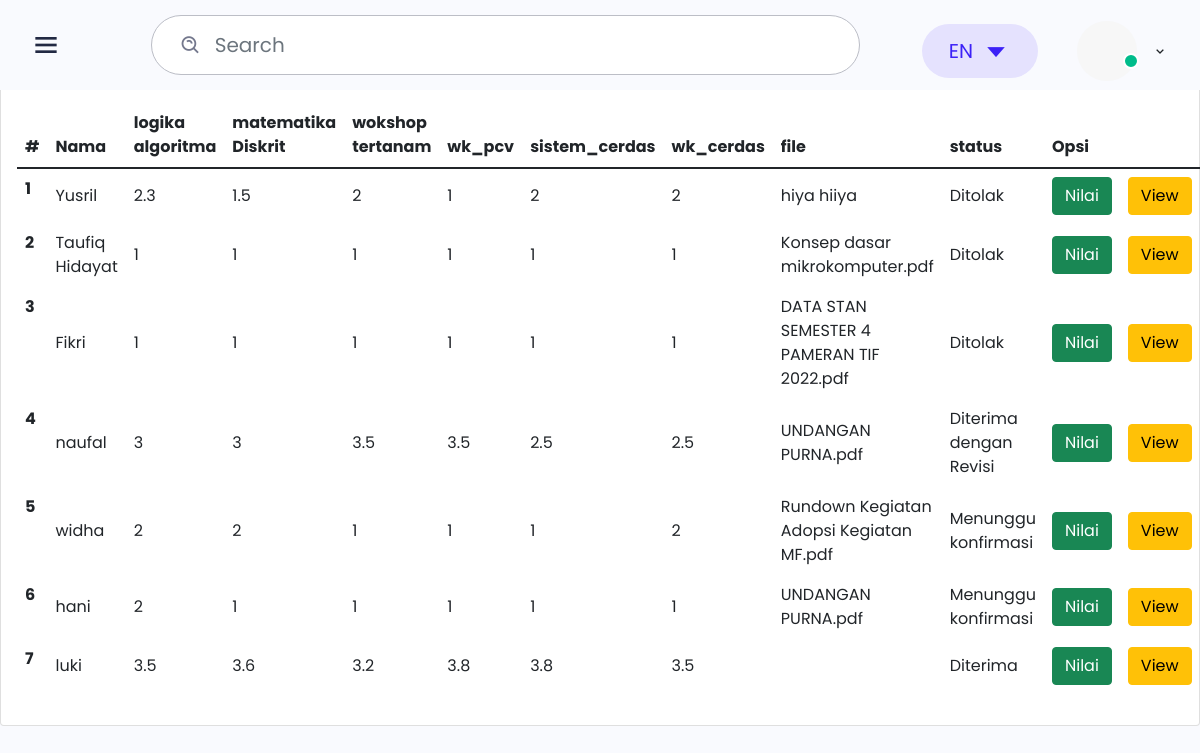
The page /protend/penilaian.php (signed in) on the database its author committed.
### tables this page shows
CREATE TABLE `mahasiswa` (
  `id_mahasiswa` int(11) NOT NULL,
  `id_matkul` int(11) DEFAULT NULL,
  `nama` varchar(100) NOT NULL,
  `username` varchar(100) NOT NULL,
  `password` varchar(100) NOT NULL,
  `level` varchar(20) NOT NULL
);

CREATE TABLE `mata_kuliah` (
  `id_matkul` int(11) NOT NULL,
  `logika_algoritma` float NOT NULL,
  `matematika_Diskrit` float NOT NULL,
  `wk_sistemtertanam` float NOT NULL,
  `wk_pcv` float NOT NULL,
  `sistem_cerdas` float NOT NULL,
  `wk_sistem_cerdas` float NOT NULL,
  `name` text NOT NULL,
  `file` varchar(50) NOT NULL,
  `id_status` int(3) NOT NULL DEFAULT '0',
  `id_nilai_skripsi` int(3) NOT NULL DEFAULT '0'
);

### protend/penilaian.php (the view, shortened to what this page needs)
<?php
function Status($id_status)
{
    if($id_status == 1 ){
        $hasil = 'Diterima';
    } else if($id_status == 2 ) {
        $hasil = 'Diterima dengan Revisi';
    } else if ($id_status == 3) {
        $hasil = 'Ditolak';
    }
    else if ($id_status == 0){
        $hasil = 'Menunggu konfirmasi';
    }
    return $hasil;
}
?>
<!DOCTYPE html>
<html lang="en">
<head>
    <link href='https://unpkg.com/boxicons@2.0.7/css/boxicons.min.css' rel='stylesheet'>
    <link rel="stylesheet" href="css/icons.min.css">
    <link rel="stylesheet" href="./css/bootstrap.min.css">
    <link rel="stylesheet" href="./css/grid.css">
    <link rel="stylesheet" href="./css/style.css">
    <link rel="stylesheet" href="./css/responsive.css">
</head>
<body class="sidebar-expand">
    <div class="main-header">
        <div class="d-flex">
            <div class="mobile-toggle" id="mobile-toggle">
                <i class='bx bx-menu'></i>
            </div>
        </div>
        <div class="d-flex align-items-center">
            <form class="app-search d-none d-lg-block">
                <div class="position-relative">
                    <input type="text" class="form-control" placeholder="Search">
                    <span class="bx bx-search-alt"></span>
                </div>
            </form>
            <div class="dropdown d-inline-block">
                <button type="button" class="btn header-item" data-bs-toggle="dropdown" aria-haspopup="true" aria-expanded="false">
                        <span class="btn dropdown-toggle" id="header-lang-img">
                            EN
                            <i class='bx bx-caret-down'></i>
                        </span>
                    </button>
            </div>
            <div class="dropdown d-inline-block mt-12">
                <button type="button" class="btn header-item waves-effect" id="page-header-user-dropdown" data-bs-toggle="dropdown" aria-haspopup="true" aria-expanded="false">
                        <img class="rounded-circle header-profile-user" src="./images/profile/profile.png"
                            alt="Header Avatar">
                        <span class="pulse-css"></span>
                        <i class='bx bx-chevron-down'></i>
                    </button>
            </div>
        </div>
    </div>
    <div class="main">
<h1>Tegar karunia ilham</h1>
    <div class="card">
            <div class="card-title mb-0 fs-22">
            </div>
            <div class="card-body">
                <table class="table">
                    <thead>
                        <tr>
                            <th scope="col">#</th>
                            <th scope="col">Nama</th>
                            <th scope="col">logika algoritma</th>
                            <th scope="col">matematika Diskrit</th>
                            <th scope="col">wokshop tertanam</th>
                            <th scope="col">wk_pcv</th>
                            <th scope="col">sistem_cerdas</th>
                            <th scope="col">wk_cerdas</th>
                            <th scope="col">file</th>
                            <th scope="col">status</th>
                            <th scope="col">Opsi</th>
                        </tr>
                    </thead>
                    <tbody>
                        <?php
                        include 'koneksi.php';
                        $sql2   = "SELECT * FROM mata_kuliah INNER JOIN mahasiswa ON mahasiswa.id_matkul = mata_kuliah.id_matkul";
                        $q2     = mysqli_query($koneksi, $sql2);
                        $urut   = 1;
                        while ($r2 = mysqli_fetch_array($q2)) {
                            $nama         = $r2['nama'];
                            $logika_algoritma        = $r2['logika_algoritma'];
                            $matematika_Diskrit       = $r2['matematika_Diskrit'];
                            $wk_sistemtertanam     = $r2['wk_sistemtertanam'];
                            $wk_pcv   = $r2['wk_pcv'];
                            $sistem_cerdas     = $r2['sistem_cerdas'];
                            $wk_sistem_cerdas  = $r2['wk_sistem_cerdas'];
                            $file     = $r2['file'];
                            $id_status     = $r2['id_status'];
                        ?>
                            <tr>
                                <th scope="row"><?php echo $urut++ ?></th>
                                <td scope="row"><?php echo $nama ?></td>
                                <td scope="row"><?php echo $logika_algoritma ?></td>
                                <td scope="row"><?php echo $matematika_Diskrit ?></td>
                                <td scope="row"><?php echo $wk_sistemtertanam ?></td>
                                <td scope="row"><?php echo $wk_pcv ?></td>
                                <td scope="row"><?php echo $sistem_cerdas ?></td>
                                <td scope="row"><?php echo $wk_sistem_cerdas ?></td>
                                <td scope="row"><?php echo $file ?></td>
                                <td scope="row"><?php echo Status($id_status) ?></td>
                                <td><a href="dosen_nilai.php?id_mahasiswa=<?= $r2['id_mahasiswa']?>" class="btn btn-success" title="View File"style="box-shadow: 8px ">Nilai</a></td>
                                <td><a href="document.php?Url=<?php echo 'Document/'. $r2['file'];?>" class="btn btn-warning" title="View File"style="box-shadow: 8px ">View</a></td>
                            </tr>
                        <?php
                        }
                        ?>
                    </tbody>
                </table>
            </div>
        </div>
    </div>
</body>
</html>

### protend/css/responsive.css (style rules this page uses)
@media only screen and (max-width: 1200px) { .main-header { height: 90px; padding-left: 30px; } }

### rows shown on the page
mahasiswa: nama "Yusril", id_matkul.logika_algoritma "2.3", id_matkul.matematika_Diskrit "1.5", id_matkul.wk_sistemtertanam "2", id_matkul.wk_pcv "1", id_matkul.sistem_cerdas "2", id_matkul.wk_sistem_cerdas "2", id_matkul.file "hiya hiiya", id_matkul.id_status "Ditolak"
mahasiswa: nama "Taufiq Hidayat", id_matkul.logika_algoritma "1", id_matkul.matematika_Diskrit "1", id_matkul.wk_sistemtertanam "1", id_matkul.wk_pcv "1", id_matkul.sistem_cerdas "1", id_matkul.wk_sistem_cerdas "1", id_matkul.file "Konsep dasar mikrokomputer.pdf", id_matkul.id_status "Ditolak"
mahasiswa: nama "Fikri", id_matkul.logika_algoritma "1", id_matkul.matematika_Diskrit "1", id_matkul.wk_sistemtertanam "1", id_matkul.wk_pcv "1", id_matkul.sistem_cerdas "1", id_matkul.wk_sistem_cerdas "1", id_matkul.file "DATA STAN SEMESTER 4 PAMERAN TIF 2022.pdf", id_matkul.id_status "Ditolak"
mahasiswa: nama "naufal", id_matkul.logika_algoritma "3", id_matkul.matematika_Diskrit "3", id_matkul.wk_sistemtertanam "3.5", id_matkul.wk_pcv "3.5", id_matkul.sistem_cerdas "2.5", id_matkul.wk_sistem_cerdas "2.5", id_matkul.file "UNDANGAN PURNA.pdf", id_matkul.id_status "Diterima dengan Revisi"
mahasiswa: nama "widha", id_matkul.logika_algoritma "2", id_matkul.matematika_Diskrit "2", id_matkul.wk_sistemtertanam "1", id_matkul.wk_pcv "1", id_matkul.sistem_cerdas "1", id_matkul.wk_sistem_cerdas "2", id_matkul.file "Rundown Kegiatan Adopsi Kegiatan MF.pdf", id_matkul.id_status "Menunggu konfirmasi"
mahasiswa: nama "hani", id_matkul.logika_algoritma "2", id_matkul.matematika_Diskrit "1", id_matkul.wk_sistemtertanam "1", id_matkul.wk_pcv "1", id_matkul.sistem_cerdas "1", id_matkul.wk_sistem_cerdas "1", id_matkul.file "UNDANGAN PURNA.pdf", id_matkul.id_status "Menunggu konfirmasi"
mahasiswa: nama "luki", id_matkul.logika_algoritma "3.5", id_matkul.matematika_Diskrit "3.6", id_matkul.wk_sistemtertanam "3.2", id_matkul.wk_pcv "3.8", id_matkul.sistem_cerdas "3.8", id_matkul.wk_sistem_cerdas "3.5", id_matkul.id_status "Diterima"
